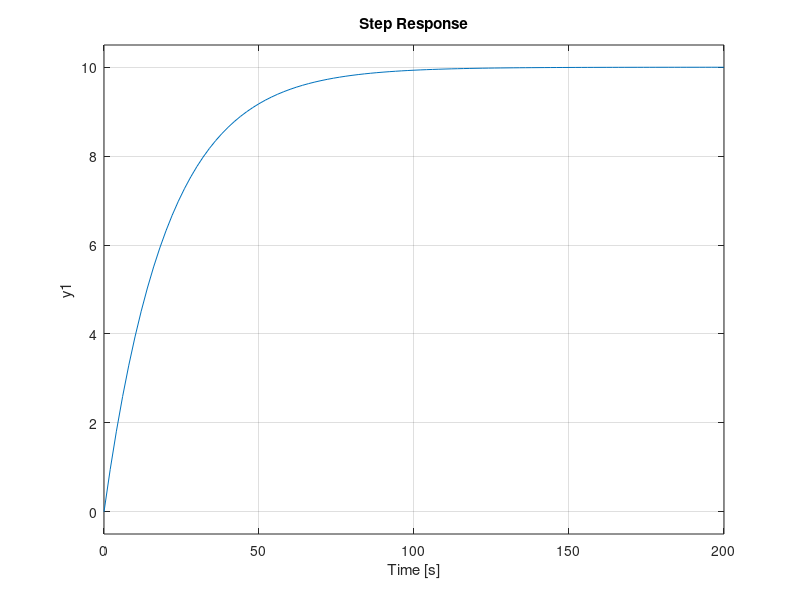
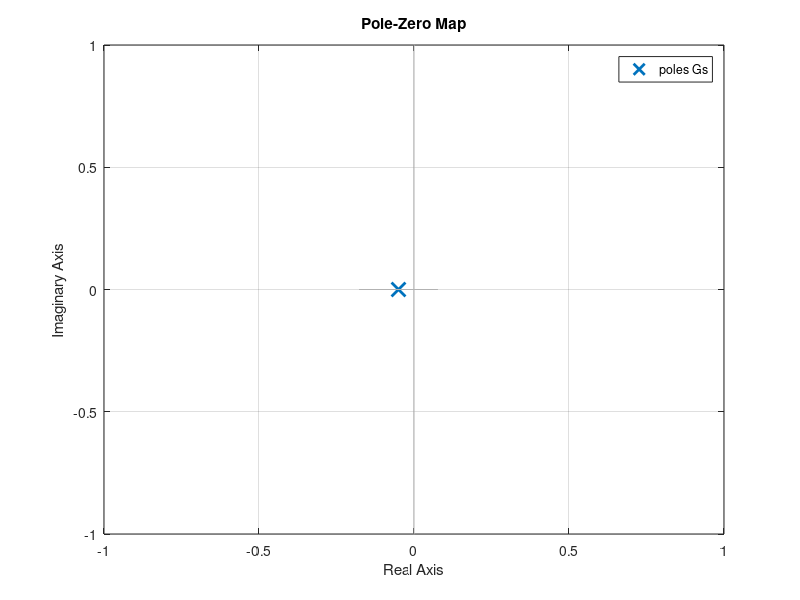

MATLAB code for these plots, in order: (Note: this script raises an error after producing the figures.)
%%
m = 1000;   %mass
b = 50;     %damping coefficient
u = 500 ; %nominal force
r = 10;  %desired speed

Gs = tf(1, [m, b]); % s-domain
%%
% analysis of step response
figure(1)
step(u*Gs)
%%
% Open-loop poles/zeros
figure(2)
pzmap(Gs)

axis([-1 1 -1 1])
%%
% Open-loop Bode plot
figure(4)
bode(Gz)
